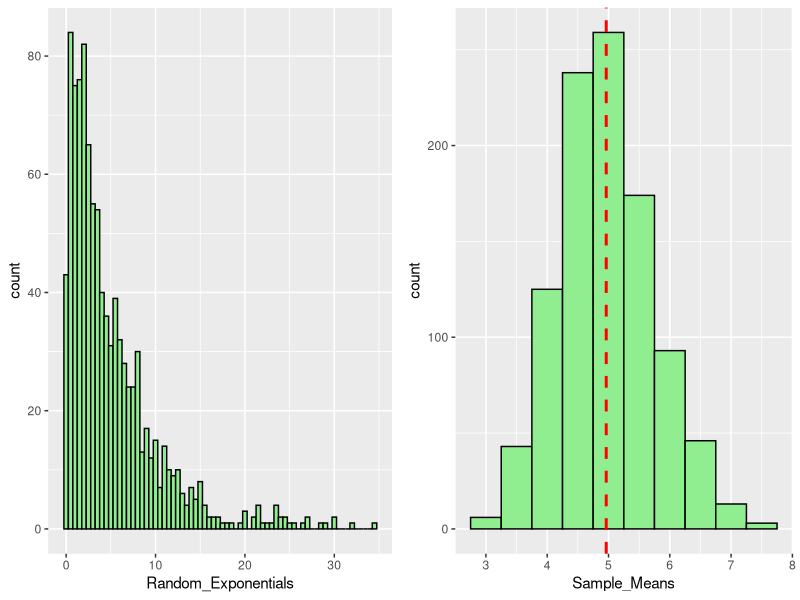
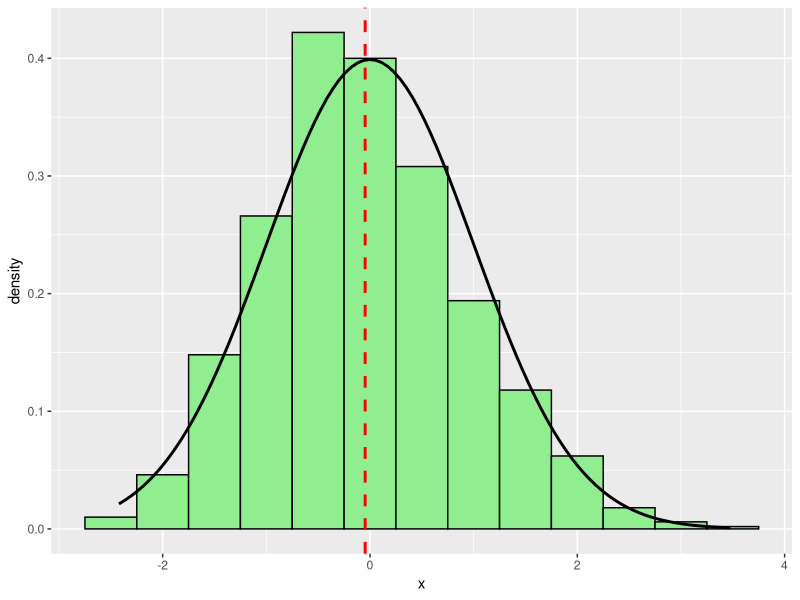

Write the R code that produced these figures, in order.
## ---- chunk 1
# load libraries
library(ggplot2)
library(gridExtra)
## ---- chunk 2
# set seed for reproducibilty
set.seed(201509)
mean_distro <- NULL
for (i in 1 : 1000) mean_distro = c(mean_distro, mean(rexp(40,0.2)))
## ---- chunk 3
round(mean(mean_distro),2)
## ---- chunk 4
# theoretical variance
round((5*sqrt(10)/20),2)

# distribution variance
round(var(mean_distro),2)

## ---- chunk 5
dat <- data.frame(Random_Exponentials = rexp(1000,0.2))
g1 <- ggplot(dat, aes(x=Random_Exponentials)) + geom_histogram(binwidth=.5, colour="black", fill="lightgreen")

dat <- data.frame(Sample_Means = mean_distro)
g2 <- ggplot(dat, aes(x=Sample_Means)) 
g2 <- g2 + geom_histogram(binwidth=.5, colour="black", fill="lightgreen")
g2 <- g2 + geom_vline(aes(xintercept=mean(mean_distro)),
               color="red", linetype="dashed", size=1)

grid.arrange(g1, g2, ncol=2)
## ---- chunk 6
nosim <- 1000
cfunc <- function(x, n) sqrt(n) * (x - 5) / 5
dat <- data.frame(x = sapply(mean_distro, cfunc, 40))

g <- ggplot(dat, aes(x=x)) 
g <- g + geom_histogram(binwidth=.5, colour="black", fill="lightgreen", aes(y = ..density..))
g <- g + geom_vline(aes(xintercept=mean(dat$x)),
               color="red", linetype="dashed", size=1)
g <- g + stat_function(fun = dnorm, size = 1)
g
